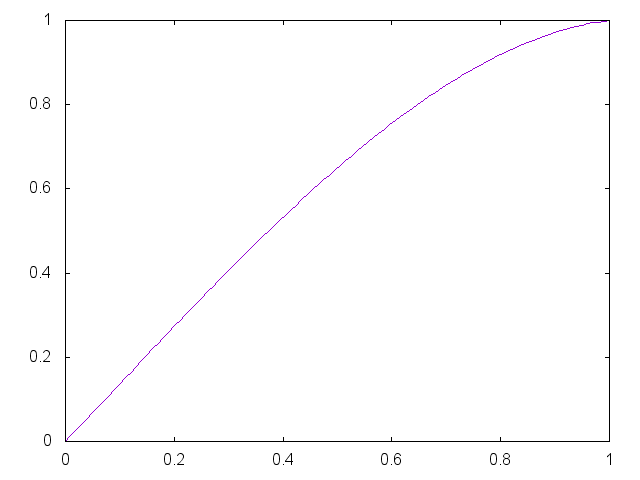

Here is the gnuplot script that generated this plot:


set term png

set output "generate/static/generate/bezier-0.45-0.95.png"
plot '-' smooth bezier notitle
0 0
0.33 0.45
0.67 0.95 
1 1
e

reset;
